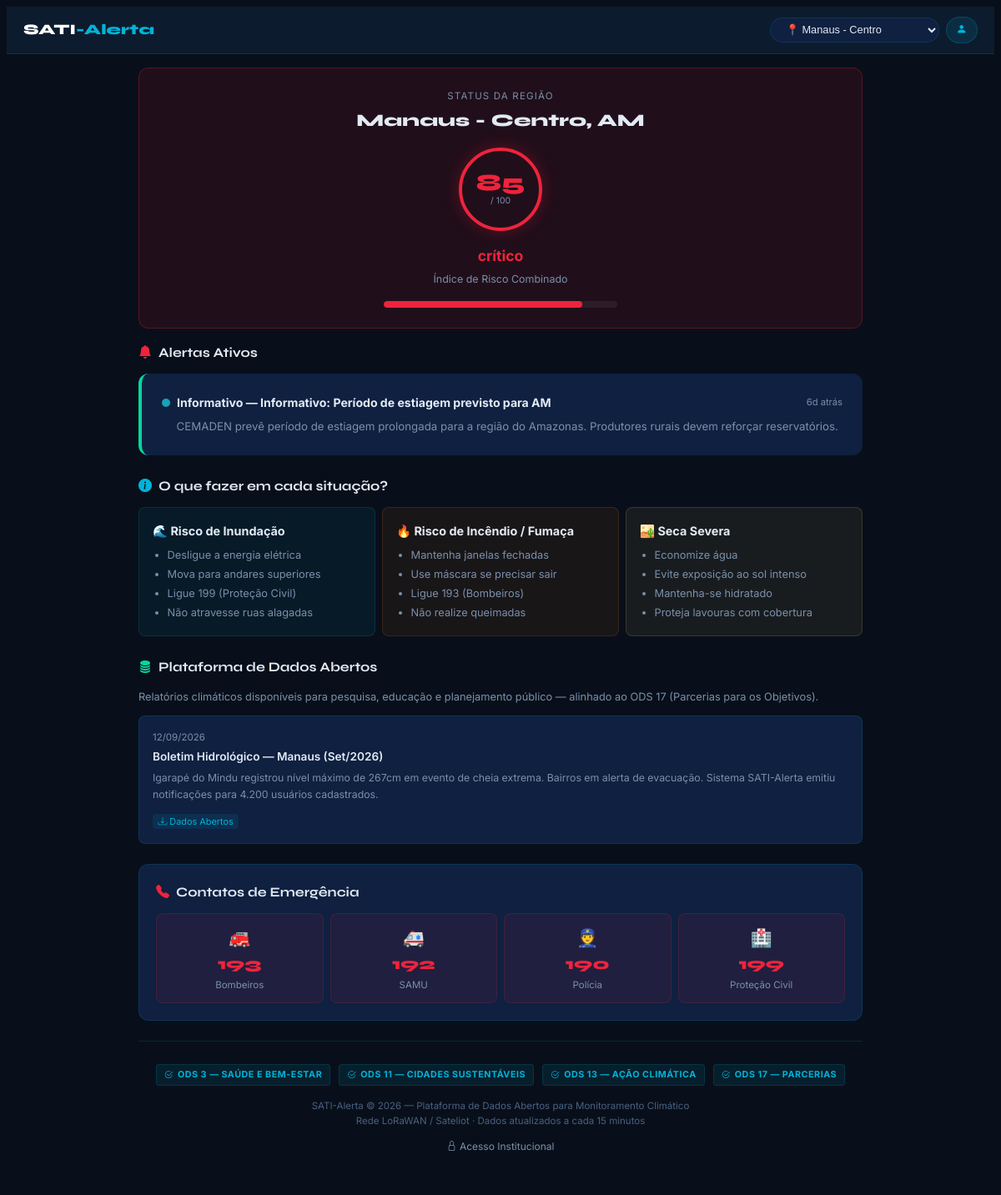
The page / on the database its author committed.
### tables this page shows
CREATE TABLE `regions` (
  `id` int(10) unsigned NOT NULL AUTO_INCREMENT,
  `name` varchar(120) NOT NULL,
  `state` char(2) NOT NULL,
  `city` varchar(100) DEFAULT NULL,
  `latitude` decimal(10,7) DEFAULT NULL,
  `longitude` decimal(10,7) DEFAULT NULL,
  `geojson` longtext DEFAULT NULL COMMENT 'Pol??gono GeoJSON da regi??o para o mapa' CHECK (json_valid(`geojson`)),
  `created_at` timestamp NOT NULL DEFAULT current_timestamp(),
  PRIMARY KEY (`id`)
);

CREATE TABLE `risk_maps` (
  `id` int(10) unsigned NOT NULL AUTO_INCREMENT,
  `region_id` int(10) unsigned NOT NULL,
  `risk_type` enum('flood','drought','fire','combined') NOT NULL,
  `risk_level` tinyint(3) unsigned NOT NULL COMMENT '0-100',
  `risk_label` varchar(50) DEFAULT NULL COMMENT 'baixo / moderado / alto / cr??tico',
  `geojson_data` longtext DEFAULT NULL COMMENT 'Pol??gonos de risco calculados em GeoJSON',
  `model_version` varchar(20) DEFAULT '1.0',
  `confidence_pct` tinyint(3) unsigned DEFAULT 70 COMMENT 'Confian??a do modelo %',
  `generated_at` timestamp NOT NULL DEFAULT current_timestamp(),
  `valid_until` timestamp NULL DEFAULT NULL,
  PRIMARY KEY (`id`),
  KEY `idx_region_type` (`region_id`,`risk_type`),
  CONSTRAINT `risk_maps_ibfk_1` FOREIGN KEY (`region_id`) REFERENCES `regions` (`id`)
);

CREATE TABLE `alerts` (
  `id` bigint(20) unsigned NOT NULL AUTO_INCREMENT,
  `rule_id` int(10) unsigned DEFAULT NULL COMMENT 'NULL = disparo manual',
  `sensor_id` int(10) unsigned DEFAULT NULL,
  `region_id` int(10) unsigned NOT NULL,
  `alert_level_id` tinyint(3) unsigned NOT NULL,
  `trigger_value` decimal(14,4) DEFAULT NULL,
  `title` varchar(255) NOT NULL,
  `message` text NOT NULL,
  `triggered_at` timestamp NOT NULL DEFAULT current_timestamp(),
  `resolved_at` timestamp NULL DEFAULT NULL,
  `is_active` tinyint(1) DEFAULT 1,
  `notified_sms` tinyint(1) DEFAULT 0,
  `notified_push` tinyint(1) DEFAULT 0,
  `created_by` int(10) unsigned DEFAULT NULL COMMENT 'NULL = autom??tico, ID = usu??rio manual',
  PRIMARY KEY (`id`),
  KEY `idx_region_active` (`region_id`,`is_active`),
  KEY `idx_triggered_at` (`triggered_at`),
  KEY `rule_id` (`rule_id`),
  KEY `sensor_id` (`sensor_id`),
  KEY `alert_level_id` (`alert_level_id`),
  KEY `created_by` (`created_by`),
  CONSTRAINT `alerts_ibfk_1` FOREIGN KEY (`rule_id`) REFERENCES `alert_rules` (`id`),
  CONSTRAINT `alerts_ibfk_2` FOREIGN KEY (`sensor_id`) REFERENCES `sensors` (`id`),
  CONSTRAINT `alerts_ibfk_3` FOREIGN KEY (`region_id`) REFERENCES `regions` (`id`),
  CONSTRAINT `alerts_ibfk_4` FOREIGN KEY (`alert_level_id`) REFERENCES `alert_levels` (`id`),
  CONSTRAINT `alerts_ibfk_5` FOREIGN KEY (`created_by`) REFERENCES `users` (`id`)
);

CREATE TABLE `alert_levels` (
  `id` tinyint(3) unsigned NOT NULL AUTO_INCREMENT,
  `code` varchar(20) NOT NULL,
  `label` varchar(50) NOT NULL,
  `color_hex` char(7) NOT NULL,
  `priority` tinyint(3) unsigned NOT NULL COMMENT '1=mais alto',
  PRIMARY KEY (`id`),
  UNIQUE KEY `code` (`code`)
);

CREATE TABLE `reports` (
  `id` int(10) unsigned NOT NULL AUTO_INCREMENT,
  `region_id` int(10) unsigned NOT NULL,
  `type` enum('flood','drought','fire','infrastructure','agriculture','general') NOT NULL,
  `title` varchar(255) NOT NULL,
  `summary` text DEFAULT NULL,
  `content` longtext DEFAULT NULL,
  `file_path` varchar(500) DEFAULT NULL COMMENT 'Caminho para PDF gerado',
  `generated_by` enum('auto','manual') DEFAULT 'auto',
  `author_id` int(10) unsigned DEFAULT NULL,
  `is_public` tinyint(1) DEFAULT 0 COMMENT 'Vis??vel na plataforma p??blica',
  `views_count` int(10) unsigned DEFAULT 0,
  `created_at` timestamp NOT NULL DEFAULT current_timestamp(),
  PRIMARY KEY (`id`),
  KEY `idx_region_type` (`region_id`,`type`),
  KEY `author_id` (`author_id`),
  CONSTRAINT `reports_ibfk_1` FOREIGN KEY (`region_id`) REFERENCES `regions` (`id`),
  CONSTRAINT `reports_ibfk_2` FOREIGN KEY (`author_id`) REFERENCES `users` (`id`)
);

### public/views/public/index.php (the view, shortened to what the rows shown need)
<?php
$selectedRegion = (int)($_GET['region_id'] ?? ($_COOKIE['sati_region'] ?? 1));
$region = Database::fetchOne("SELECT id, name, state FROM regions WHERE id = ?", [$selectedRegion]);
$activeAlerts = Database::fetchAll(
    "SELECT a.title, a.message, a.triggered_at,
            al.code AS level_code, al.label AS level_label, al.color_hex, al.priority
     FROM alerts a
     JOIN alert_levels al ON al.id = a.alert_level_id
     WHERE a.region_id = ? AND a.is_active = 1
     ORDER BY al.priority ASC, a.triggered_at DESC",
    [$selectedRegion]
);
$combinedRisk = Database::fetchOne(
    "SELECT risk_level, risk_label, risk_type FROM risk_maps
     WHERE region_id = ? AND risk_type = 'combined'
     ORDER BY generated_at DESC LIMIT 1",
    [$selectedRegion]
);
$publicReports = Database::fetchAll(
    "SELECT rp.id, rp.type, rp.title, rp.summary, rp.created_at
     FROM reports rp
     WHERE rp.is_public = 1 AND rp.region_id = ?
     ORDER BY rp.created_at DESC LIMIT 6",
    [$selectedRegion]
);
$allRegions = Database::fetchAll("SELECT id, name, state FROM regions ORDER BY state, name");
$riskLevel = (int)($combinedRisk['risk_level'] ?? 0);
$riskLabel = $combinedRisk['risk_label'] ?? 'Normal';
$riskBarColor = match(true) {
    $riskLevel >= 80 => '#ef233c',
    $riskLevel >= 60 => '#f77f00',
    $riskLevel >= 40 => '#ffd166',
    default          => '#06d6a0',
};
?>
<!DOCTYPE html>
<html lang="pt-BR">
<head>
  <link href="https://cdn.jsdelivr.net/npm/bootstrap-icons@1.11.3/font/bootstrap-icons.min.css" rel="stylesheet">
  <link href="<?= Helper::asset('css/style.css') ?>" rel="stylesheet">
</head>
<body class="public-page">
<nav class="public-nav">
  <div class="public-logo">SATI<span>-Alerta</span></div>
  <div style="display:flex;align-items:center;gap:.5rem">
    <select class="region-select-btn" id="region-select" onchange="changeRegion(this.value)">
      <?php foreach ($allRegions as $r): ?>
        <option value="<?= $r['id'] ?>" <?= $r['id'] == $selectedRegion ? 'selected' : '' ?>>
          📍 <?= Helper::e($r['name']) ?>
        </option>
      <?php endforeach; ?>
    </select>
    <a href="<?= Helper::url('login') ?>" style="background:rgba(0,180,216,.12);border:1px solid rgba(0,180,216,.2);border-radius:50px;padding:.3rem .75rem;font-size:.78rem;color:var(--sati-teal)">
      <i class="bi bi-person-fill"></i>
    </a>
  </div>
</nav>
<div style="max-width:900px;margin:0 auto;padding:1rem">
  <div class="risk-hero fade-in-up">
    <div style="font-size:.72rem;text-transform:uppercase;letter-spacing:.1em;color:var(--sati-text-muted)">Status da Região</div>
    <div style="font-family:'Syne',sans-serif;font-size:1.3rem;font-weight:800;margin:.25rem 0"><?= Helper::e($region['name']) ?>, <?= $region['state'] ?></div>
    <div class="risk-score-circle">
      <div style="font-family:'Syne',sans-serif;font-size:1.75rem;font-weight:800;color:<?= $riskBarColor ?>;line-height:1"><?= $riskLevel ?></div>
      <div style="font-size:.65rem;color:var(--sati-text-muted)">/ 100</div>
    </div>
    <div style="font-size:1.1rem;font-weight:700;color:<?= $riskBarColor ?>"><?= Helper::e($riskLabel) ?></div>
    <div style="font-size:.78rem;color:var(--sati-text-muted);margin-top:.25rem">Índice de Risco Combinado</div>
    <div style="max-width:280px;margin:1rem auto 0;background:rgba(255,255,255,.06);height:8px;border-radius:4px;overflow:hidden">
      <div style="width:<?= $riskLevel ?>%;height:100%;background:<?= $riskBarColor ?>;border-radius:4px;transition:width 1s ease"></div>
    </div>
  </div>
  <?php if (!empty($activeAlerts)): ?>
  <div style="margin-bottom:1.5rem">
    <div class="section-title"><i class="bi bi-bell-fill" style="color:var(--sati-danger)"></i> Alertas Ativos</div>
    <?php foreach ($activeAlerts as $a): ?>
      <div class="alert-card-public level-<?= strtolower($a['level_code']) ?>" style="margin-bottom:.75rem">
        <div style="display:flex;align-items:center;gap:.5rem;margin-bottom:.4rem">
          <span style="width:10px;height:10px;border-radius:50%;background:<?= Helper::e($a['color_hex']) ?>;flex-shrink:0"></span>
          <strong style="font-size:.88rem"><?= Helper::e($a['level_label']) ?> — <?= Helper::e($a['title']) ?></strong>
          <span style="margin-left:auto;font-size:.7rem;color:var(--sati-text-muted);white-space:nowrap"><?= Helper::timeAgo($a['triggered_at']) ?></span>
        </div>
        <p style="margin:0;font-size:.83rem;color:var(--sati-text-muted);padding-left:1.1rem"><?= Helper::e($a['message']) ?></p>
      </div>
    <?php endforeach; ?>
  </div>
  <?php endif; ?>
  <div style="margin-bottom:1.5rem">
    <div class="section-title"><i class="bi bi-info-circle-fill" style="color:var(--sati-teal)"></i> O que fazer em cada situação?</div>
    <div style="display:grid;grid-template-columns:repeat(auto-fit,minmax(200px,1fr));gap:.5rem">
      <div style="background:rgba(0,180,216,.07);border:1px solid rgba(0,180,216,.15);border-radius:var(--radius-sm);padding:1rem">
        <div style="font-weight:700;margin-bottom:.4rem">🌊 Risco de Inundação</div>
        <ul style="margin:0;padding-left:1.1rem;font-size:.8rem;color:var(--sati-text-muted);line-height:1.8">
          <li>Desligue a energia elétrica</li>
          <li>Mova para andares superiores</li>
          <li>Ligue 199 (Proteção Civil)</li>
          <li>Não atravesse ruas alagadas</li>
        </ul>
      </div>
      <div style="background:rgba(247,127,0,.07);border:1px solid rgba(247,127,0,.15);border-radius:var(--radius-sm);padding:1rem">
        <div style="font-weight:700;margin-bottom:.4rem">🔥 Risco de Incêndio / Fumaça</div>
        <ul style="margin:0;padding-left:1.1rem;font-size:.8rem;color:var(--sati-text-muted);line-height:1.8">
          <li>Mantenha janelas fechadas</li>
          <li>Use máscara se precisar sair</li>
          <li>Ligue 193 (Bombeiros)</li>
          <li>Não realize queimadas</li>
        </ul>
      </div>
      <div style="background:rgba(255,209,102,.07);border:1px solid rgba(255,209,102,.15);border-radius:var(--radius-sm);padding:1rem">
        <div style="font-weight:700;margin-bottom:.4rem">🏜️ Seca Severa</div>
        <ul style="margin:0;padding-left:1.1rem;font-size:.8rem;color:var(--sati-text-muted);line-height:1.8">
          <li>Economize água</li>
          <li>Evite exposição ao sol intenso</li>
          <li>Mantenha-se hidratado</li>
          <li>Proteja lavouras com cobertura</li>
        </ul>
      </div>
    </div>
  </div>
  <?php if (!empty($publicReports)): ?>
  <div id="reports" style="margin-bottom:1.5rem">
    <div class="section-title"><i class="bi bi-database-fill" style="color:var(--sati-green)"></i> Plataforma de Dados Abertos</div>
    <p style="font-size:.8rem;color:var(--sati-text-muted);margin-bottom:.75rem">Relatórios climáticos disponíveis para pesquisa, educação e planejamento público — alinhado ao ODS 17 (Parcerias para os Objetivos).</p>
    <div style="display:grid;grid-template-columns:repeat(auto-fit,minmax(240px,1fr));gap:.75rem">
      <?php foreach ($publicReports as $rep): ?>
        <div class="report-public-card">
          <div style="font-size:.72rem;color:var(--sati-text-muted);margin-bottom:.3rem"><?= Helper::formatDate($rep['created_at'], 'd/m/Y') ?></div>
          <div style="font-weight:600;font-size:.85rem;margin-bottom:.35rem;line-height:1.4"><?= Helper::e($rep['title']) ?></div>
          <?php if ($rep['summary']): ?>
            <div style="font-size:.77rem;color:var(--sati-text-muted);display:-webkit-box;-webkit-line-clamp:2;-webkit-box-orient:vertical;overflow:hidden">
              <?= Helper::e($rep['summary']) ?>
            </div>
          <?php endif; ?>
          <div style="margin-top:.6rem">
            <span style="font-size:.68rem;background:rgba(0,180,216,.1);color:var(--sati-teal);border-radius:4px;padding:.15rem .4rem">
              <i class="bi bi-download"></i> Dados Abertos
            </span>
          </div>
        </div>
      <?php endforeach; ?>
    </div>
  </div>
  <?php endif; ?>
  <div style="background:var(--sati-card);border:1px solid var(--sati-border);border-radius:var(--radius);padding:1.25rem;margin-bottom:1.5rem">
    <div class="section-title"><i class="bi bi-telephone-fill" style="color:var(--sati-danger)"></i> Contatos de Emergência</div>
    <div style="display:grid;grid-template-columns:repeat(auto-fit,minmax(140px,1fr));gap:.5rem;text-align:center">
      <?php foreach ([['193','🚒','Bombeiros'],['192','🚑','SAMU'],['190','👮','Polícia'],['199','🏥','Proteção Civil']] as [$num,$ico,$label]): ?>
        <a href="tel:<?= $num ?>" style="background:rgba(239,35,60,.08);border:1px solid rgba(239,35,60,.15);border-radius:var(--radius-sm);padding:.75rem .5rem;display:block;text-decoration:none">
          <div style="font-size:1.3rem"><?= $ico ?></div>
          <div style="font-family:'Syne',sans-serif;font-size:1.2rem;font-weight:800;color:var(--sati-danger)"><?= $num ?></div>
          <div style="font-size:.72rem;color:var(--sati-text-muted)"><?= $label ?></div>
        </a>
      <?php endforeach; ?>
    </div>
  </div>
  <div style="text-align:center;padding:1.5rem 0;border-top:1px solid var(--sati-border)">
    <div style="margin-bottom:.75rem">
      <?php foreach (['ODS 3 — Saúde e Bem-estar','ODS 11 — Cidades Sustentáveis','ODS 13 — Ação Climática','ODS 17 — Parcerias'] as $ods): ?>
        <span class="ods-tag" style="background:rgba(0,180,216,.1);color:var(--sati-teal);border:1px solid rgba(0,180,216,.15);margin:.2rem">
          <i class="bi bi-check2-circle"></i> <?= $ods ?>
        </span>
      <?php endforeach; ?>
    </div>
    <div style="font-size:.72rem;color:var(--sati-text-dim)">
      SATI-Alerta © <?= date('Y') ?> — Plataforma de Dados Abertos para Monitoramento Climático<br>
      Rede LoRaWAN / Sateliot · Dados atualizados a cada 15 minutos
    </div>
    <div style="margin-top:.5rem">
      <a href="<?= Helper::url('login') ?>" style="font-size:.75rem;color:var(--sati-text-muted)">
        <i class="bi bi-lock"></i> Acesso Institucional
      </a>
    </div>
  </div>
</div>
</body>
</html>

### rows shown on the page
regions: name "Manaus - Centro", state "AM"
risk_maps: risk_level "85", risk_label "crítico"
alerts: alert_level.label "Informativo", title "Informativo: Período de estiagem previsto para AM", triggered_at "6d atrás", message "CEMADEN prevê período de estiagem prolongada para a região do Amazonas. Produtores rurais devem reforçar reservatórios."
reports: created_at "12/09/2026", title "Boletim Hidrológico — Manaus (Set/2026)", summary "Igarapé do Mindu registrou nível máximo de 267cm em evento de cheia extrema. Bairros em alerta de evacuação. Sistema SATI-Alerta emitiu notificações para 4.200 usuários cadastrados."

### other values the page prints
$ico "🚒"
$num "193"
$label "Bombeiros"
$ico "🚑"
$num "192"
$label "SAMU"
$ico "👮"
$num "190"
$label "Polícia"
$ico "🏥"
$num "199"
$label "Proteção Civil"
$ods "ODS 3 — SAÚDE E BEM-ESTAR"
$ods "ODS 11 — CIDADES SUSTENTÁVEIS"
$ods "ODS 13 — AÇÃO CLIMÁTICA"
